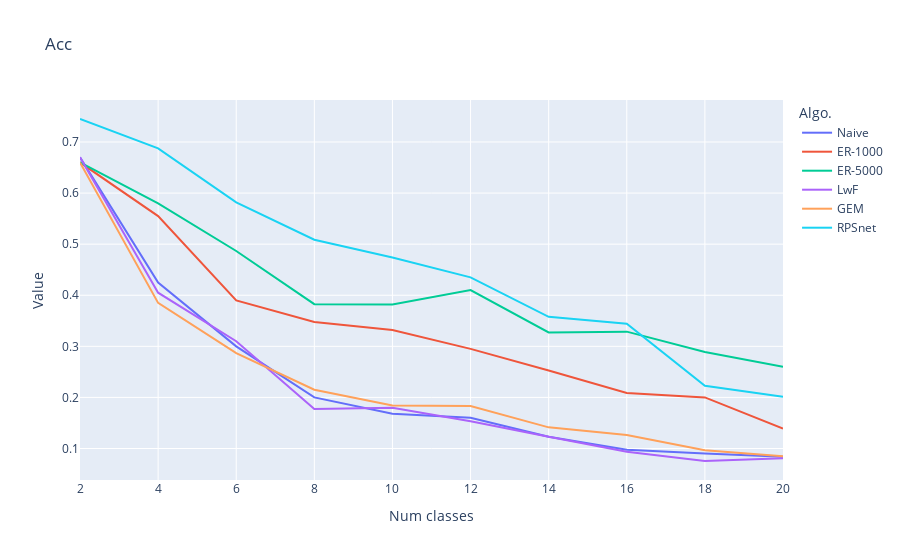

Source (notebook cell):
### Markdown cell above
## cls-il num cls vs acc

### Code cell
collected_data = []
for idx in range(len(exp_names)):
    collected_data.append(pd.DataFrame({'Num classes': np.arange(2, 21, 2), 'Algo.': dsp_names[idx], 'Type': 'Acc', 'Value': all_accs[idx]}))

'''add RPSnet'''
collected_data.append(pd.DataFrame({
    'Num classes': np.arange(2, 21, 2), 'Algo.': 'RPSnet', 'Type': 'Acc',
    'Value': np.array([74.5, 68.75, 58.166667, 50.875, 47.4, 43.5, 35.785714, 34.4375, 22.277778, 20.15])/100
}))

collected_data = pd.concat(collected_data, ignore_index=True)

fig = px.line(collected_data, x="Num classes", y="Value", color="Algo.", title='Acc')
fig.show()
# write_image(fig, experiment_name, "train.png")

### Figure 1 — Plotly figure (JSON) as saved in the notebook; plotly's stock layout.template omitted (floating-point values rounded to 4 significant figures)
{"data": [{"hovertemplate": "Algo.=Naive<br>Num classes=%{x}<br>Value=%{y}<extra></extra>", "legendgroup": "Naive", "line": {"color": "#636efa", "dash": "solid"}, "marker": {"symbol": "circle"}, "mode": "lines", "name": "Naive", "orientation": "v", "showlegend": true, "x": [2, 4, 6, 8, 10, 12, 14, 16, 18, 20], "xaxis": "x", "y": [0.67, 0.425, 0.3, 0.2, 0.168, 0.16, 0.1229, 0.0975, 0.09, 0.084], "yaxis": "y", "type": "scatter"}, {"hovertemplate": "Algo.=ER-1000<br>Num classes=%{x}<br>Value=%{y}<extra></extra>", "legendgroup": "ER-1000", "line": {"color": "#EF553B", "dash": "solid"}, "marker": {"symbol": "circle"}, "mode": "lines", "name": "ER-1000", "orientation": "v", "showlegend": true, "x": [2, 4, 6, 8, 10, 12, 14, 16, 18, 20], "xaxis": "x", "y": [0.66, 0.555, 0.39, 0.3475, 0.332, 0.295, 0.2529, 0.2087, 0.2, 0.139], "yaxis": "y", "type": "scatter"}, {"hovertemplate": "Algo.=ER-5000<br>Num classes=%{x}<br>Value=%{y}<extra></extra>", "legendgroup": "ER-5000", "line": {"color": "#00cc96", "dash": "solid"}, "marker": {"symbol": "circle"}, "mode": "lines", "name": "ER-5000", "orientation": "v", "showlegend": true, "x": [2, 4, 6, 8, 10, 12, 14, 16, 18, 20], "xaxis": "x", "y": [0.66, 0.58, 0.4867, 0.3825, 0.382, 0.41, 0.3271, 0.3287, 0.2889, 0.26], "yaxis": "y", "type": "scatter"}, {"hovertemplate": "Algo.=LwF<br>Num classes=%{x}<br>Value=%{y}<extra></extra>", "legendgroup": "LwF", "line": {"color": "#ab63fa", "dash": "solid"}, "marker": {"symbol": "circle"}, "mode": "lines", "name": "LwF", "orientation": "v", "showlegend": true, "x": [2, 4, 6, 8, 10, 12, 14, 16, 18, 20], "xaxis": "x", "y": [0.67, 0.405, 0.31, 0.1775, 0.18, 0.1533, 0.1229, 0.09375, 0.07556, 0.081], "yaxis": "y", "type": "scatter"}, {"hovertemplate": "Algo.=GEM<br>Num classes=%{x}<br>Value=%{y}<extra></extra>", "legendgroup": "GEM", "line": {"color": "#FFA15A", "dash": "solid"}, "marker": {"symbol": "circle"}, "mode": "lines", "name": "GEM", "orientation": "v", "showlegend": true, "x": [2, 4, 6, 8, 10, 12, 14, 16, 18, 20], "xaxis": "x", "y": [0.66, 0.385, 0.2867, 0.215, 0.184, 0.1833, 0.1414, 0.1263, 0.09667, 0.085], "yaxis": "y", "type": "scatter"}, {"hovertemplate": "Algo.=RPSnet<br>Num classes=%{x}<br>Value=%{y}<extra></extra>", "legendgroup": "RPSnet", "line": {"color": "#19d3f3", "dash": "solid"}, "marker": {"symbol": "circle"}, "mode": "lines", "name": "RPSnet", "orientation": "v", "showlegend": true, "x": [2, 4, 6, 8, 10, 12, 14, 16, 18, 20], "xaxis": "x", "y": [0.745, 0.6875, 0.5817, 0.5088, 0.474, 0.435, 0.3579, 0.3444, 0.2228, 0.2015], "yaxis": "y", "type": "scatter"}], "layout": {"xaxis": {"anchor": "y", "domain": [0.0, 1.0], "title": {"text": "Num classes"}}, "yaxis": {"anchor": "x", "domain": [0.0, 1.0], "title": {"text": "Value"}}, "legend": {"title": {"text": "Algo."}, "tracegroupgap": 0}, "title": {"text": "Acc"}}}
